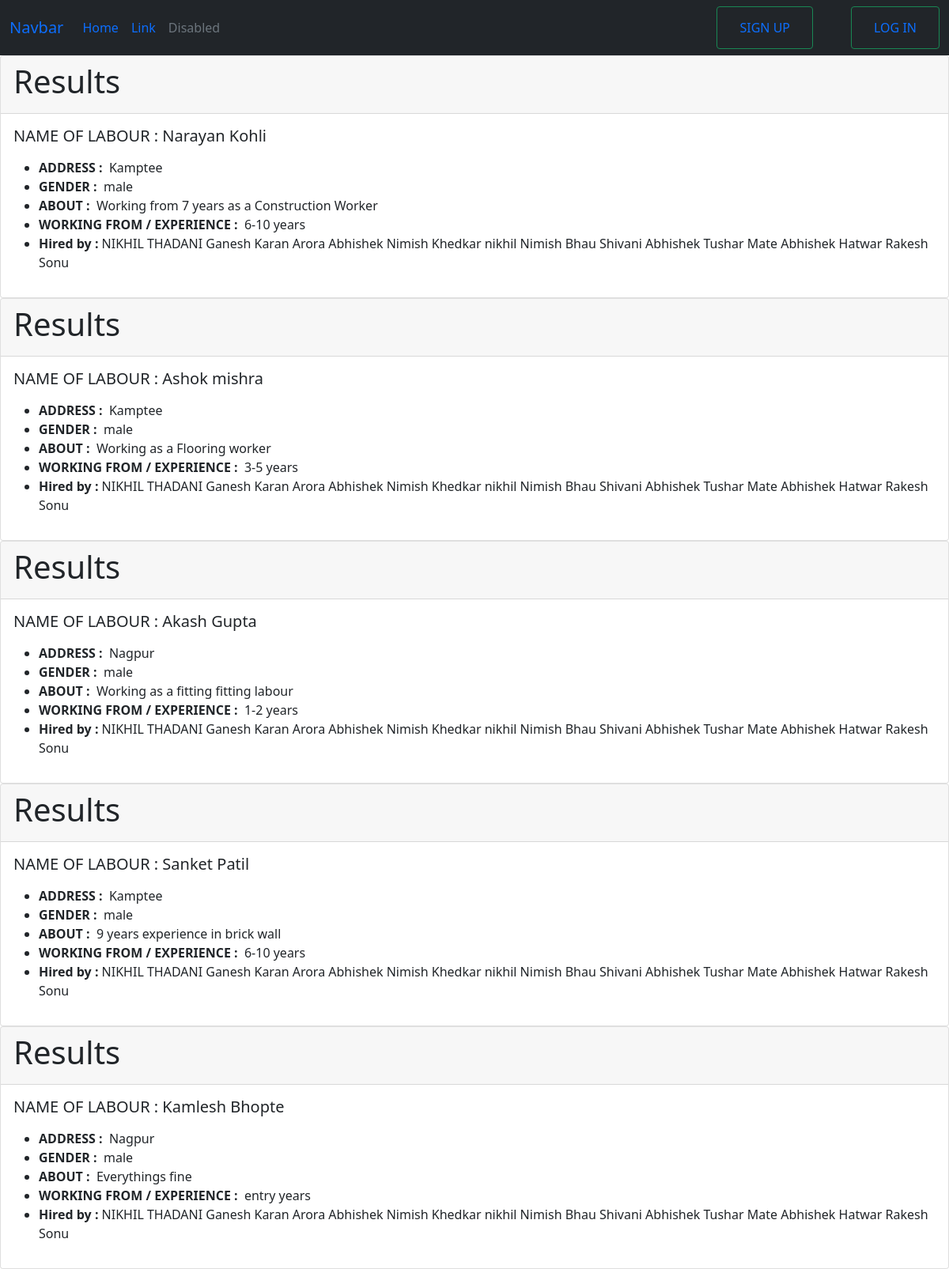
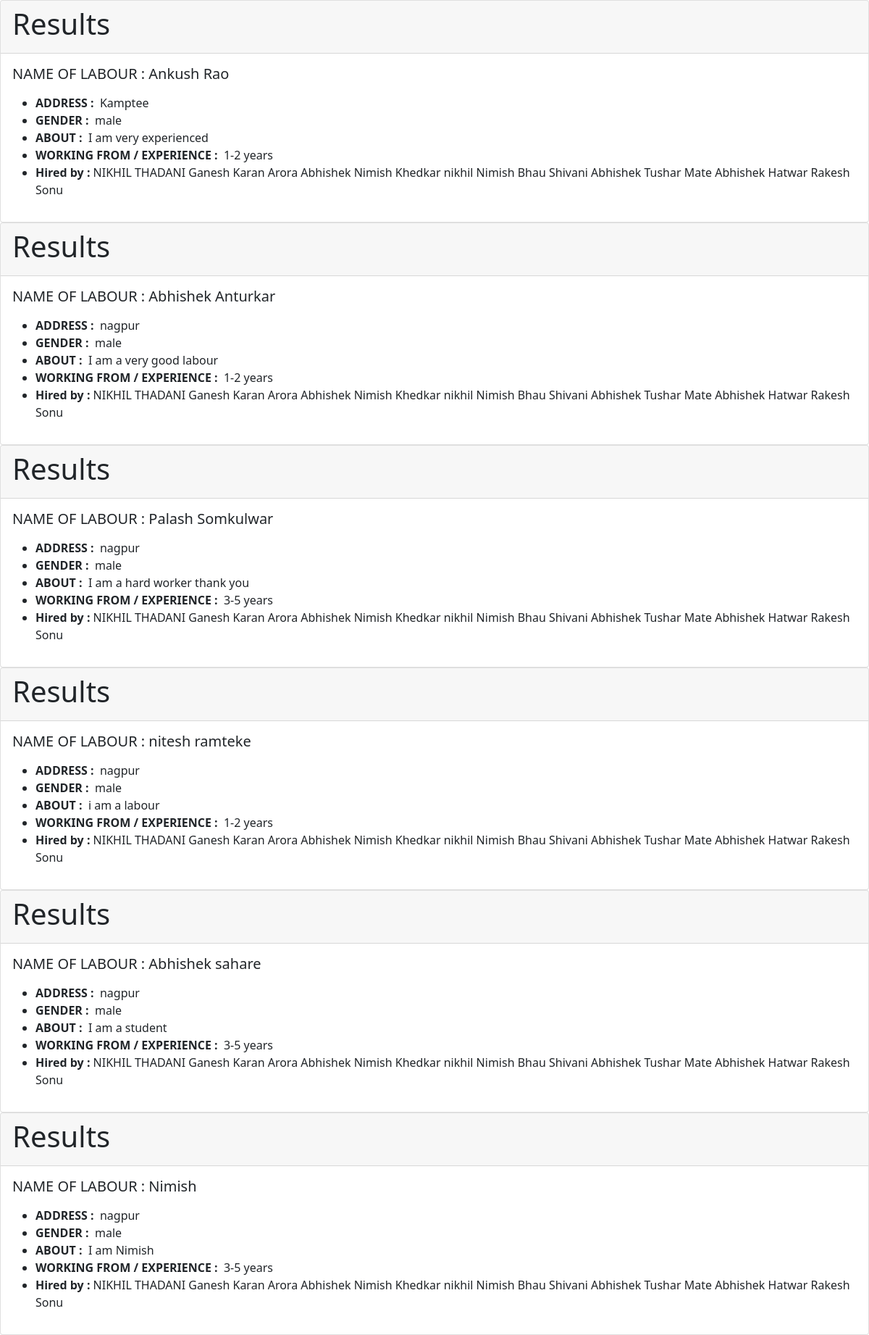
The app's page /results (upper part) with its own data (2 pictures, top to bottom).
### accounts/models.py (models this page shows, shortened)
class Labour(models.Model):
    user            = models.OneToOneField(User, on_delete=models.CASCADE)
    location        = models.CharField(_('Where do you Reside now'), max_length=20, null=True, blank=True)
    gender          = models.CharField(max_length=10, choices=GENDERS, null=True, blank=True)
    about           = models.CharField(max_length=40,blank=True, null=True)
    category        = models.CharField('Select your work type :',max_length=20,choices=CATEGORY,null=True, blank=True)
    years_of_exp    = models.CharField('Years of Experience', max_length=20, choices=YEARS_OF_EXP, null=True, blank=True)
    is_hired = models.BooleanField(default=False)

class User(AbstractBaseUser, PermissionsMixin):
    full_name       = models.CharField(_('full name'), max_length=30)
    email           = models.EmailField(_('email address'), unique=True,blank=True)
    phone_no        = models.CharField(_("Phone no"),max_length=10,unique=True)
    is_staff        = models.BooleanField(_('staff status'), default=False)
    is_active       = models.BooleanField(_('active'), default=True)
    date_joined     = models.DateTimeField(_('date joined'),default=timezone.now)
    is_engineer    = models.BooleanField(_('engineer'), default=False)
    is_labour     = models.BooleanField(_('labour'), default=False)
    objects = CustomUserManager()
    USERNAME_FIELD = 'phone_no'
    REQUIRED_FIELDS = ['full_name',]
    class Meta:
        verbose_name = _('user')
        verbose_name_plural = _('users')
    def __str__(self):
        return self.full_name

class Engineer(models.Model):
    user        = models.OneToOneField(User, on_delete=models.CASCADE)
    name        = models.CharField(_('NAME'), max_length=50, null=True, blank=True)
    country     = models.CharField(max_length=40, null=True, blank=True)
    state       = models.CharField(max_length=40, null=True, blank=True)
    address     = models.CharField(_('company address'), max_length=120, null=True, blank=True)
    class Meta:
        verbose_name_plural = 'Engineer'

### accounts/views.py (the view)
# urls.py: path('results',results,name='results'),
def results(request):
    engg = Engineer.objects.all()
    labour_detail = Labour.objects.all()
    return render(request, 'results.html', {'labour_detail': labour_detail, 'engg': engg})

### templates/results.html (shortened to what this page needs)
{% extends 'home.html' %}
{% block content %}
 {% for details in labour_detail %}
 <div class="card">
    <div class="card-header">
    <h1>Results</h1>
    </div>
    <div class="card-body">
      <h5 class="card-title">NAME OF LABOUR : {{details.user}}</h5>
      <p class="card-text">
     <ul>
    <li><b>ADDRESS :</b> &nbsp;{{ details.location }}</li>
    <li><b>GENDER :</b> &nbsp;{{ details.gender }}</li>
    <li><b>ABOUT :</b> &nbsp;{{ details.about }}</li>
    <li><b>WORKING FROM / EXPERIENCE :</b> &nbsp;{{ details.years_of_exp }} years</li>
    <li>
        <strong>Hired by : </strong>
        {% for engineer in engg %}
            {{engineer.name}}
        {% endfor %}
    </li>
      </p>
    </div>
  </div>
{% endfor %}
{% endblock content %}

### templates/home.html (shortened to what this page needs)
{% load static %}
<!DOCTYPE html>
<html lang="en">
<head>
    <link href="https://cdn.jsdelivr.net/npm/bootstrap@5.0.1/dist/css/bootstrap.min.css" rel="stylesheet">
</head>
<body>
    <nav class="navbar navbar-expand-lg navbar-primary bg-dark">
        <div class="container-fluid">
          <a class="navbar-brand" href="#">Navbar</a>
          <div class="collapse navbar-collapse" id="navbarSupportedContent">
            <ul class="navbar-nav me-auto mb-2 mb-lg-0">
              <li class="nav-item">
                <a class="nav-link active" aria-current="page" href="#">Home</a>
              </li>
              <li class="nav-item">
                <a class="nav-link" href="#">Link</a>
              </li>
              <li class="nav-item">
                <a class="nav-link disabled" href="#" tabindex="-1" aria-disabled="true">Disabled</a>
              </li>
            </ul>
            <div class="nav-item mx-5">
                <button class="btn btn-outline-success" ><a class="nav-link" href="/eng_lab">SIGN UP</a></button>
            </div>
            {% if request.user.is_authenticated %}
            <div class="nav-item dropdown">
              <a class="nav-link dropdown-toggle" href="#" id="navbarDropdown" role="button" data-bs-toggle="dropdown" aria-expanded="false">
                {{request.user.full_name}}
              </a>
              <ul class="dropdown-menu" aria-labelledby="navbarDropdown">
                {% if user.is_labour %}
                <li><a class="dropdown-item" href="/edit_prof">EDIT PROFILE</a></li>
                {% endif %}
                {% if user.is_engineer %}
                <li><a class="dropdown-item" href="/edit_prof_eng">EDIT PROFILE</a></li>
                {% endif %}
                <li><a class="dropdown-item" href="/logout">LOG OUT</a></li>
              </ul>
           </div>
            {% else %}
            <button class="btn btn-outline-success" ><a class="nav-link" href="/login/">LOG IN</a></button>
            {% endif %}
          </div>
        </div>
      </nav>
      {% block content %}
      {% endblock %}
</body>
</html>

### records on screen
Labour: user "Narayan Kohli", location "Kamptee", gender "male", about "Working from 7 years as a Construction Worker", years_of_exp "6-10"
Engineer: name "NIKHIL THADANI"
Engineer: name "Ganesh"
Engineer: name "Karan Arora"
Engineer: name "Abhishek"
Engineer: name "Nimish Khedkar"
Engineer: name "nikhil"
Engineer: name "Nimish Bhau"
Engineer: name "Shivani"
Engineer: name "Abhishek"
Engineer: name "Tushar Mate"
Engineer: name "Abhishek Hatwar"
Engineer: name "Rakesh Sonu"
Labour: user "Ashok mishra", location "Kamptee", gender "male", about "Working as a Flooring worker", years_of_exp "3-5"
Labour: user "Akash Gupta", location "Nagpur", gender "male", about "Working as a fitting fitting labour", years_of_exp "1-2"
Labour: user "Sanket Patil", location "Kamptee", gender "male", about "9 years experience in brick wall", years_of_exp "6-10"
Labour: user "Kamlesh Bhopte", location "Nagpur", gender "male", about "Everythings fine", years_of_exp "entry"
Labour: user "Ankush Rao", location "Kamptee", gender "male", about "I am very experienced", years_of_exp "1-2"
Labour: user "Abhishek Anturkar", location "nagpur", gender "male", about "I am a very good labour", years_of_exp "1-2"
Labour: user "Palash Somkulwar", location "nagpur", gender "male", about "I am a hard worker thank you", years_of_exp "3-5"
Labour: user "nitesh ramteke", location "nagpur", gender "male", about "i am a labour", years_of_exp "1-2"
Labour: user "Abhishek sahare", location "nagpur", gender "male", about "I am a student", years_of_exp "3-5"
Labour: user "Nimish", location "nagpur", gender "male", about "I am Nimish", years_of_exp "3-5"
